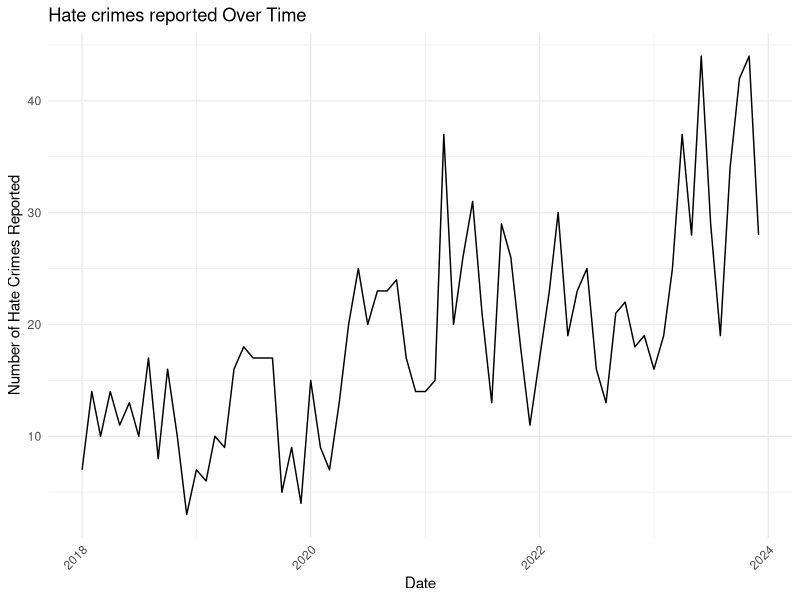
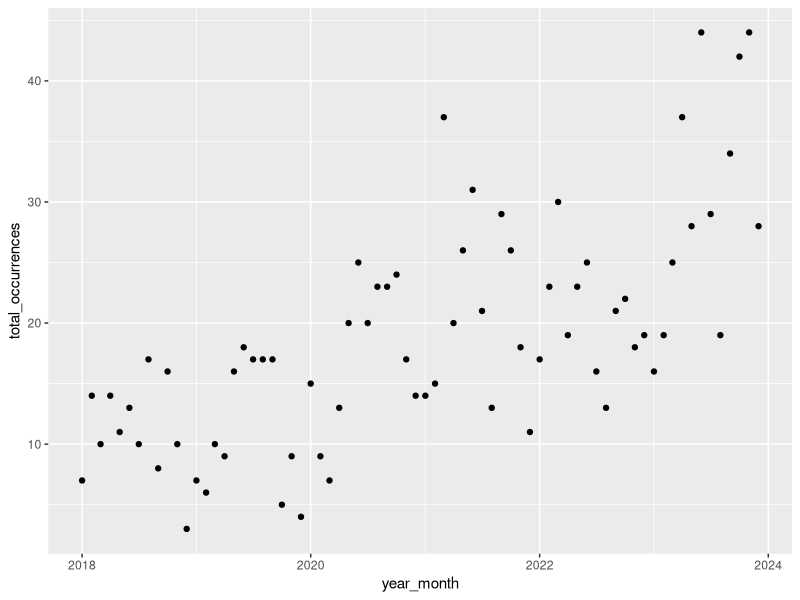
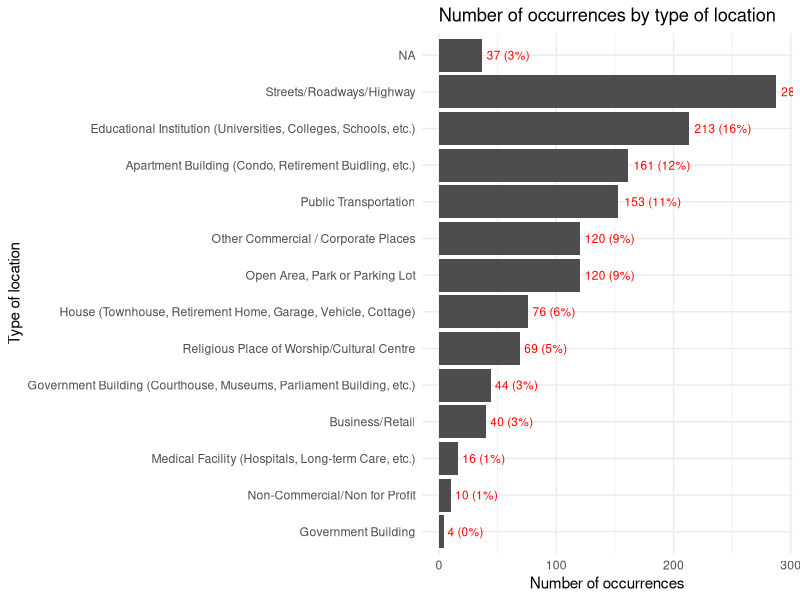
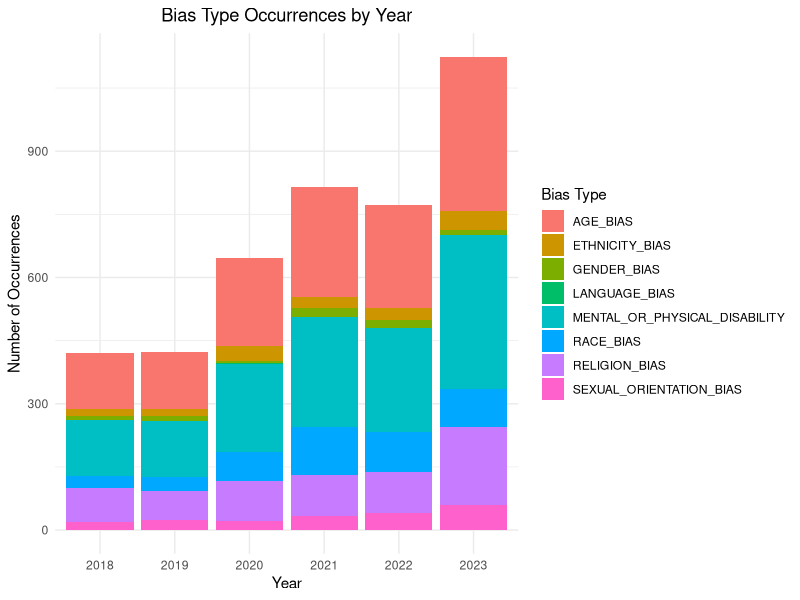

Here is the R script that generated these plots, in order:
## ---- chunk 1
#| include: false
#| warning: false
#| message: false

library(tidyverse)
library(ggplot2)
library(dplyr)

time_data <- read_csv(here::here("data/analysis_data/monthly_data.csv"))
location_data <- read_csv(here::here("data/analysis_data/location_data.csv"))
type_data <- read_csv(here::here("data/analysis_data/bias_type_data.csv"))
## ---- chunk 2
#| label: fig-marriage
#| fig-cap: Bills of penguins
#| echo: false

ggplot(time_data, aes(x = year_month, y = total_occurrences)) +
  geom_line() +
  labs(title = "Hate crimes reported Over Time",
       x = "Date",
       y = "Number of Hate Crimes Reported") +
  theme_minimal() +
  theme(axis.text.x = element_text(angle = 45, hjust = 1))

time_data |> 
  ggplot(aes(x = year_month, y = total_occurrences)) +
  geom_point()
## ---- chunk 3
#| label: fig-marriage
#| fig-cap: Bills of penguins
#| echo: false
location_data <- location_data %>%
  mutate(percentage = (total_occurrences / sum(total_occurrences)) * 100,
         label = paste0(total_occurrences, " (", round(percentage, 0), "%)"))

ggplot(location_data, aes(x = reorder(LOCATION_TYPE, total_occurrences), 
                            y = total_occurrences)) +
  geom_bar(stat = "identity", fill = "grey30") +
  geom_text(aes(label = label), 
            hjust = -0.1, 
            color = "red", 
            size = 3) +
  coord_flip() +
  labs(title = "Number of occurrences by type of location",
       x = "Type of location", 
       y = "Number of occurrences") +
  theme_minimal() +
  theme(plot.title = element_text(hjust = 0.5))
## ---- chunk 4
#| label: fig-marriage
#| fig-cap: Bills of penguins
#| echo: false

data_long <- type_data %>%
  pivot_longer(cols = -OCCURRENCE_YEAR, 
               names_to = "bias_type", 
               values_to = "count")

ggplot(data_long, aes(x = as.factor(OCCURRENCE_YEAR), y = count, fill = bias_type)) +
  geom_bar(stat = "identity") +
  labs(title = "Bias Type Occurrences by Year",
       x = "Year", 
       y = "Number of Occurrences",
       fill = "Bias Type") +
  theme_minimal() +
  theme(plot.title = element_text(hjust = 0.5))
